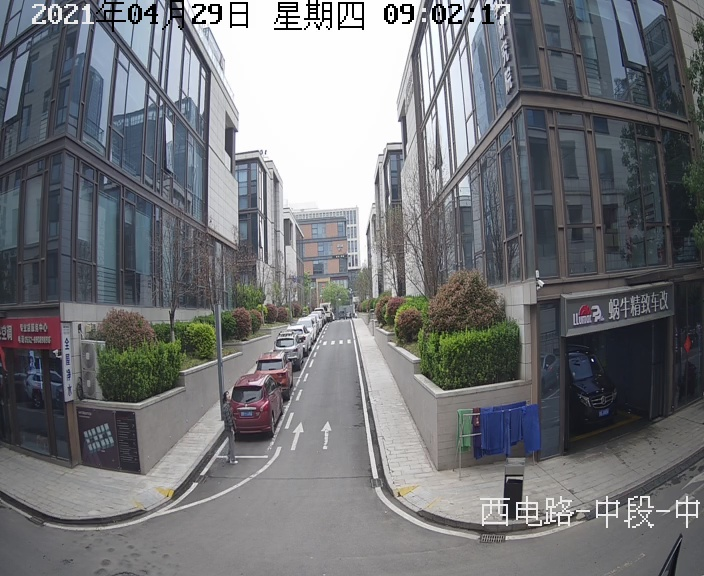
#> input picture img/ori/1619658140.jpg, 704 x 576 px, found by its file name; its folder holds only this picture in this run
$ python mask.py
#> lines starting #> are read from the running program, lines starting #| are printed output that depends on the picture; after the words box and inside, x2 and y2 are one past the last pixel; in counts of white or black regions, pixels touching at a corner belong together
#> further down, img is the input picture: shape (576, 704, 3); mean B, G, R 119.8, 116.2, 114.5
import cv2
import imutils
import numpy as np
import os


def cv_show(name):
    cv2.imshow('name', name)
    cv2.waitKey(0)
    cv2.destroyAllWindows()


# 统一的：mouse callback function
def draw_roi(img):

    pts = [(356, 130), (669, 576), (704, 576), (704, 130), (356, 130)]  # 用于存放点
    mask = np.zeros(img.shape, np.uint8)
    points = np.array(pts, np.int32)
    points = points.reshape((-1, 1, 2))
    # 画多边形
    mask = cv2.polylines(mask, [points], True, (255, 255, 255), 2)
    mask2 = cv2.fillPoly(mask.copy(), [points], (255, 255, 255))  # 用于求 ROI
    mask3 = cv2.fillPoly(mask.copy(), [points], (0, 255, 0))  # 用于 显示在桌面的图像

    show_image = cv2.addWeighted(src1=img, alpha=0.8, src2=mask3, beta=0.2, gamma=0)
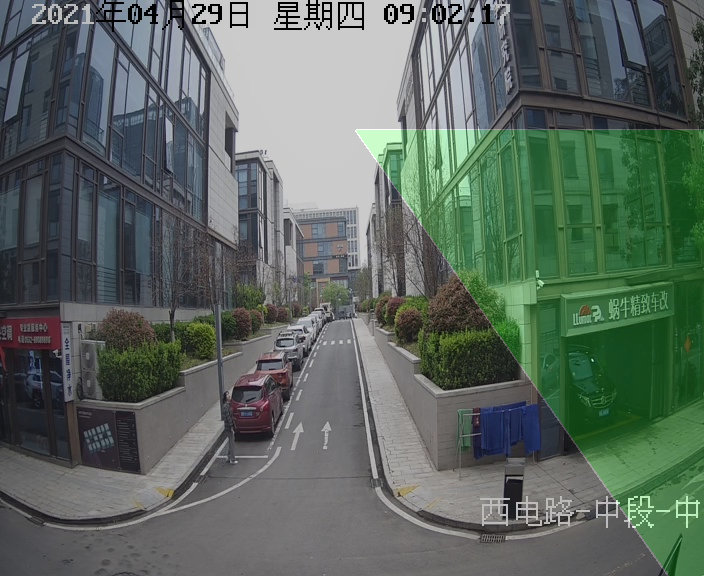
#> show_image: shape (576, 704, 3); mean B, G, R 96, 103.9, 91.7
    # cv_show(show_image)

    ROI = cv2.bitwise_and(mask2, img)
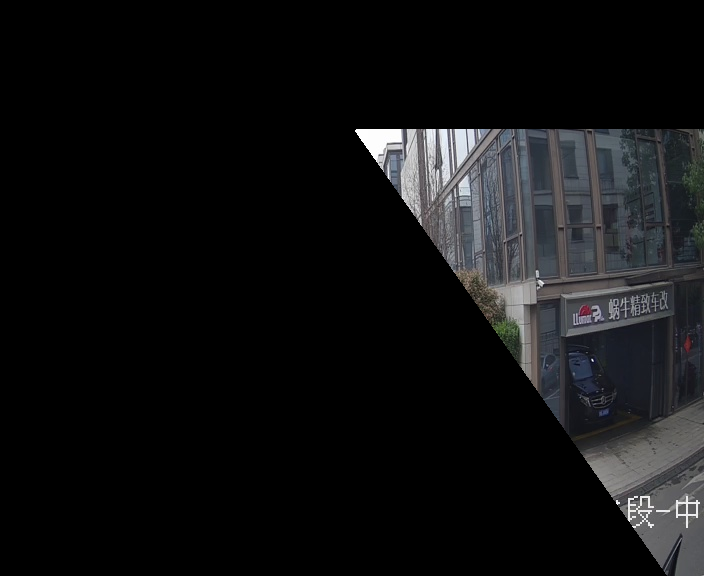
#> ROI: shape (576, 704, 3); mean B, G, R 17.7, 16.8, 16.4
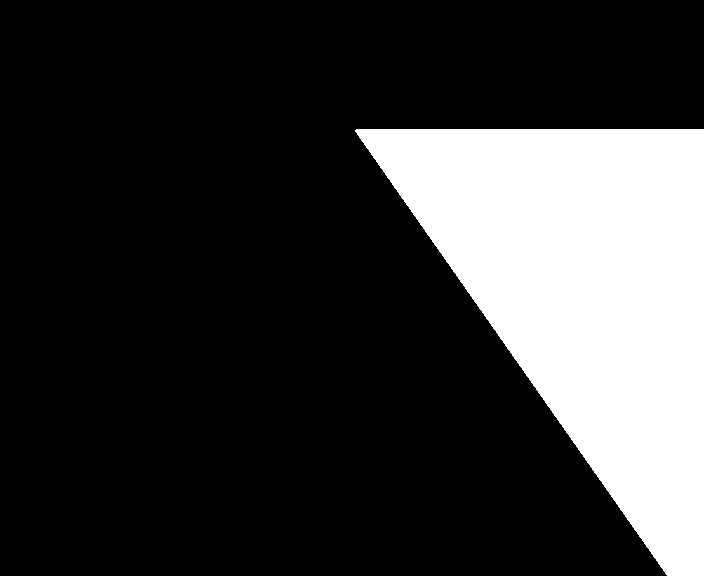
#> mask2: shape (576, 704, 3); 21.4% white; 1 white region, box (x1, y1, x2, y2) and area: (355, 129, 704, 576) 86591
    # [4 lines of commented-out code are left out]
    return show_image, ROI


# 创建图像与窗口并将窗口与回调函数绑定

# img = cv2.imread("ori/1618309544.1371417.jpg")
# draw_roi(img)

img_path = 'ori'
dir_path = 'JPGImages'
for files in os.walk(img_path):
    for file in files[2]:
        fileimgpath = img_path + '\\' + file
        img = cv2.imread(fileimgpath)
        cv2.imwrite(fileimgpath,img)
        show, roi = draw_roi(img)
        savepath = dir_path + '\\' + file
        cv2.imwrite(savepath, roi)
